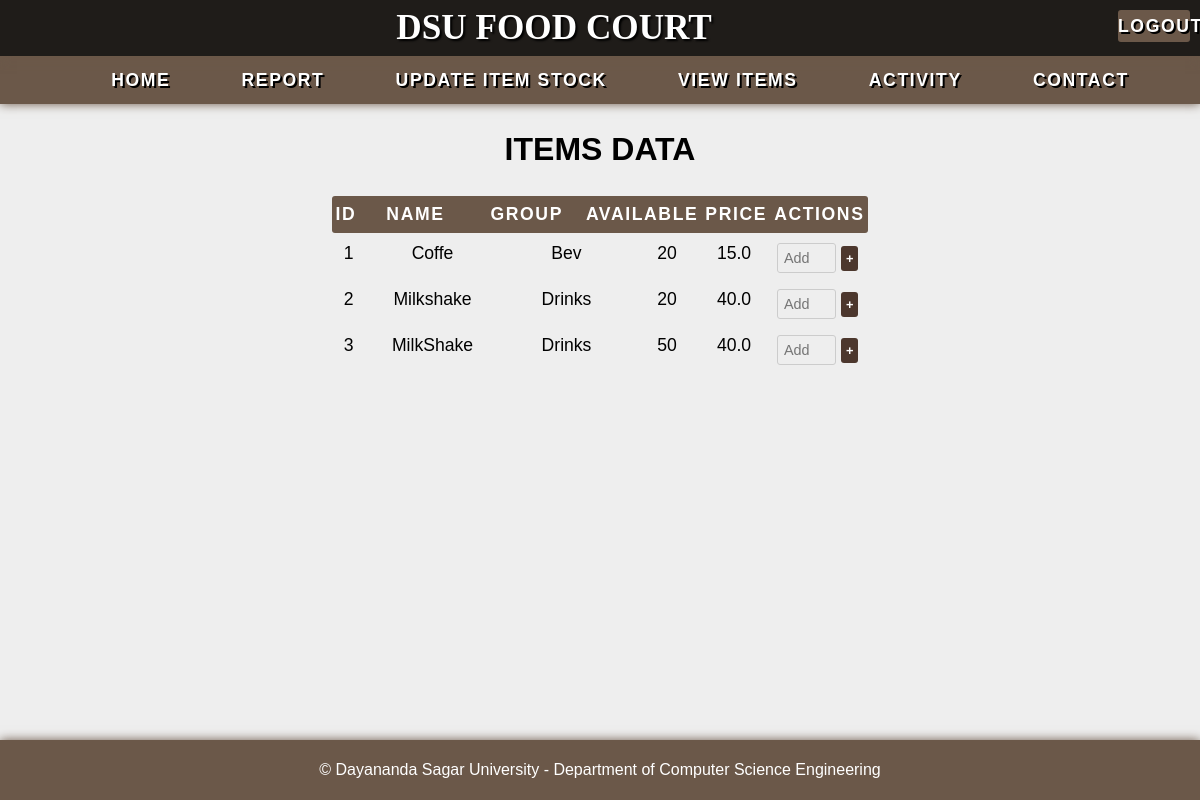
/update-stock, run on an earlier commit of the app's database.
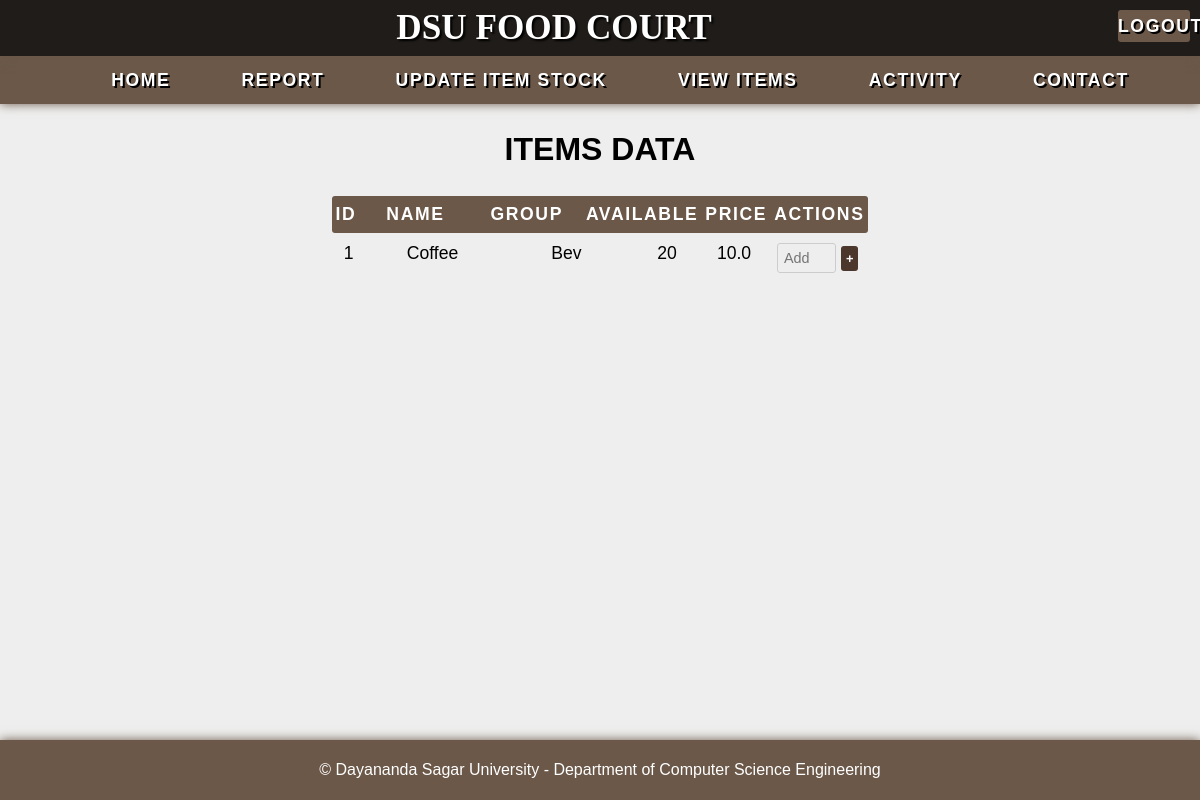
And on a later commit of the database.
### app/models.py (models this page shows)
class Item(db.Model):
    id = db.Column(db.Integer, primary_key=True)
    name = db.Column(db.String(100), nullable=False)
    group = db.Column(db.String(100), nullable=False)
    quantity = db.Column(db.Integer, nullable=False)
    price = db.Column(db.Float, nullable=False)
    user_id = db.Column(db.Integer, db.ForeignKey('user.id'), nullable=False)
    items = db.relationship('BillItem', backref='item',
                            lazy=True, cascade='all, delete-orphan')

### app/views.py (the view, shortened to what this page needs)
@app.route('/update-stock', methods=['GET', 'POST'])
def update_item_stock():
    if request.method == 'GET':
        items = Item.query.all()
        return render_template('stock_update.html', items=items)

### app/templates/stock_update.html (shortened to what this page needs)
{% extends 'layout.html' %} {% block title %}Stock Update{% endblock %} {% block
content %}
<section class="items">
  <h2>Items Data</h2>
  <table class="item-table stock-update-table">
    <thead>
      <tr>
        <th>ID</th>
        <th>Name</th>
        <th>Group</th>
        <th>Available</th>
        <th>Price</th>
        <th>Actions</th>
      </tr>
    </thead>
    <tbody>
      {% for item in items %}
      <tr>
        <td>{{ item.id }}</td>
        <td>{{ item.name }}</td>
        <td>{{ item.group }}</td>
        <td>{{ item.quantity }}</td>
        <td>{{ item.price }}</td>
        <td class="options">
          <form
            class="stock-update"
            action="{{ url_for('update_item_stock') }}"
            method="post"
          >
            <input
              type="number"
              placeholder="Add Stock"
              class="add-stock"
              name="add-stock"
            />
            <button class="btn-add-stock" type="submit">+</button>
          </form>
        </td>
      </tr>
      {% endfor %}
    </tbody>
  </table>
</section>
{% endblock %}

What changed in the data, as far as the page shows it:
removed Item: id "2", name "Milkshake", group "Drinks", quantity "20", price "40.0"
removed Item: id "3", name "MilkShake", group "Drinks", quantity "50", price "40.0"
changed Item "Bev": name "Coffe" → "Coffee"; price "15.0" → "10.0"
